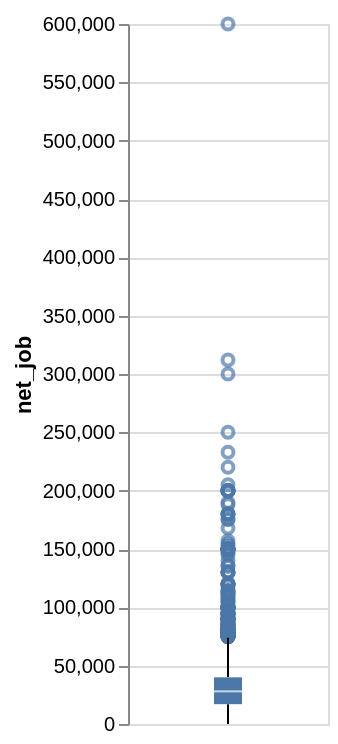

The cell this chart's notebook holds for it:
### Code cell
working_data.filter(pl.col('has_disablity') == 0).plot.boxplot(y='net_job').properties(width=100, height=350)

### Figure 1 — Vega specification as saved in the notebook (floating-point values rounded to 4 significant figures; data arrays with more than 128 entries replaced by an {"elided": "..."} marker saying what was removed)
{"$schema": "https://vega.github.io/schema/vega/v6.json", "data": [{"name": "source_0"}, {"name": "data_0"}, {"name": "data_1", "values": {"elided": "217 records"}}, {"name": "data_2"}, {"name": "data_3", "values": [{"lower_box_net_job": 17000.0, "lower_whisker_net_job": 0.0, "upper_whisker_net_job": 74000.0}]}, {"name": "data_4", "values": [{"lower_whisker_net_job": 0.0, "upper_box_net_job": 40000.0, "upper_whisker_net_job": 74000.0}]}, {"name": "data_5"}, {"name": "data_6", "values": [{"lower_box_net_job": 17000.0, "max_net_job": 600000.0, "mid_box_net_job": 28000.0, "min_net_job": 0.0, "upper_box_net_job": 40000.0}]}, {"name": "data_7", "values": [{"lower_box_net_job": 17000.0, "max_net_job": 600000.0, "mid_box_net_job": 28000.0, "min_net_job": 0.0, "upper_box_net_job": 40000.0}]}], "marks": [{"type": "symbol", "name": "layer_0_layer_0_marks", "from": {"data": "data_1"}, "encode": {"update": {"fill": {"value": "transparent"}, "opacity": {"value": 0.7}, "stroke": {"value": "#4c78a8"}, "x": {"signal": "width", "mult": 0.5}, "y": {"field": "net_job", "scale": "y"}}}, "style": ["point", "boxplot-outliers"]}, {"type": "rule", "name": "layer_0_layer_1_layer_0_marks", "from": {"data": "data_3"}, "encode": {"update": {"x": {"signal": "width", "mult": 0.5}, "y": {"field": "lower_whisker_net_job", "scale": "y"}, "y2": {"field": "lower_box_net_job", "scale": "y"}, "tooltip": {"signal": "{\"Upper Whisker of net_job\": format(datum[\"upper_whisker_net_job\"], \"\"), \"Lower Whisker of net_job\": format(datum[\"lower_whisker_net_job\"], \"\")}"}, "stroke": {"value": "black"}}}, "style": ["rule", "boxplot-rule"], "aria": false}, {"type": "rule", "name": "layer_0_layer_1_layer_1_marks", "from": {"data": "data_4"}, "encode": {"update": {"tooltip": {"signal": "{\"Upper Whisker of net_job\": format(datum[\"upper_whisker_net_job\"], \"\"), \"Lower Whisker of net_job\": format(datum[\"lower_whisker_net_job\"], \"\")}"}, "y": {"field": "upper_box_net_job", "scale": "y"}, "y2": {"field": "upper_whisker_net_job", "scale": "y"}, "x": {"signal": "width", "mult": 0.5}, "stroke": {"value": "black"}}}, "style": ["rule", "boxplot-rule"], "aria": false}, {"type": "rect", "name": "layer_1_layer_0_marks", "from": {"data": "data_6"}, "encode": {"update": {"fill": {"value": "#4c78a8"}, "tooltip": {"signal": "{\"Max of net_job\": format(datum[\"max_net_job\"], \"\"), \"Q3 of net_job\": format(datum[\"upper_box_net_job\"], \"\"), \"Median of net_job\": format(datum[\"mid_box_net_job\"], \"\"), \"Q1 of net_job\": format(datum[\"lower_box_net_job\"], \"\"), \"Min of net_job\": format(datum[\"min_net_job\"], \"\")}"}, "y2": {"field": "upper_box_net_job", "scale": "y"}, "y": {"field": "lower_box_net_job", "scale": "y"}, "width": {"value": 14}, "xc": {"signal": "width", "mult": 0.5}}}, "style": ["bar", "boxplot-box"]}, {"type": "rect", "name": "layer_1_layer_1_marks", "from": {"data": "data_7"}, "encode": {"update": {"width": {"value": 14}, "height": {"value": 1}, "tooltip": {"signal": "{\"Max of net_job\": format(datum[\"max_net_job\"], \"\"), \"Q3 of net_job\": format(datum[\"upper_box_net_job\"], \"\"), \"Median of net_job\": format(datum[\"mid_box_net_job\"], \"\"), \"Q1 of net_job\": format(datum[\"lower_box_net_job\"], \"\"), \"Min of net_job\": format(datum[\"min_net_job\"], \"\")}"}, "fill": [{"value": "#4c78a8", "test": "datum['lower_box_net_job'] >= datum['upper_box_net_job']"}, {"value": "white"}], "yc": {"field": "mid_box_net_job", "scale": "y"}, "opacity": {"value": 0.7}, "xc": {"signal": "width", "mult": 0.5}}}, "style": ["tick", "boxplot-median"], "aria": false}], "scales": [{"name": "y", "type": "linear", "domain": {"fields": [{"data": "data_1", "field": "net_job"}, {"data": "data_3", "field": "lower_whisker_net_job"}, {"data": "data_3", "field": "lower_box_net_job"}, {"data": "data_4", "field": "upper_box_net_job"}, {"data": "data_4", "field": "upper_whisker_net_job"}, {"data": "data_6", "field": "lower_box_net_job"}, {"data": "data_6", "field": "upper_box_net_job"}, {"data": "data_7", "field": "mid_box_net_job"}]}, "range": [{"signal": "height"}, 0], "nice": true, "zero": true}], "axes": [{"scale": "y", "tickCount": {"signal": "ceil(height/40)"}, "ticks": false, "domain": false, "maxExtent": 0, "minExtent": 0, "orient": "left", "labels": false, "zindex": 0, "grid": true, "aria": false}, {"scale": "y", "tickCount": {"signal": "ceil(height/40)"}, "title": "net_job", "labelOverlap": true, "grid": false, "zindex": 0, "orient": "left"}], "padding": 5, "style": "cell", "background": "white", "width": 100, "height": 350}
